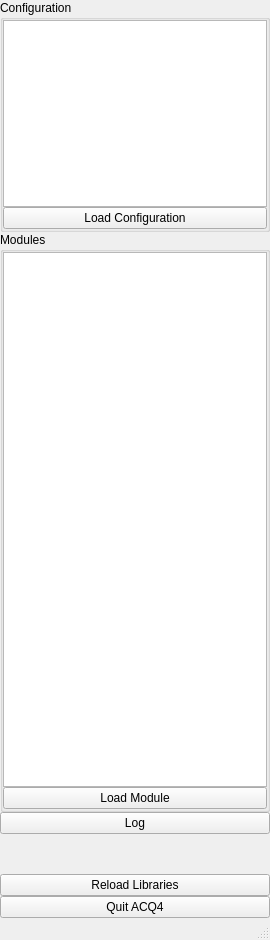
<?xml version="1.0" encoding="UTF-8"?>
<ui version="4.0">
 <class>MainWindow</class>
 <widget class="QMainWindow" name="MainWindow">
  <property name="geometry">
   <rect>
    <x>0</x>
    <y>0</y>
    <width>270</width>
    <height>940</height>
   </rect>
  </property>
  <property name="windowTitle">
   <string>ACQ4 Manager</string>
  </property>
  <property name="styleSheet">
   <string notr="true"/>
  </property>
  <property name="dockOptions">
   <set>QMainWindow::AllowNestedDocks|QMainWindow::AllowTabbedDocks|QMainWindow::AnimatedDocks</set>
  </property>
  <widget class="QWidget" name="centralwidget">
   <layout class="QVBoxLayout" name="verticalLayout_2">
    <property name="spacing">
     <number>0</number>
    </property>
    <property name="margin">
     <number>0</number>
    </property>
    <item>
     <layout class="QVBoxLayout" name="verticalLayout">
      <item>
       <widget class="QGroupBox" name="groupBox">
        <property name="sizePolicy">
         <sizepolicy hsizetype="Preferred" vsizetype="Preferred">
          <horstretch>0</horstretch>
          <verstretch>4</verstretch>
         </sizepolicy>
        </property>
        <property name="title">
         <string>Configuration</string>
        </property>
        <layout class="QVBoxLayout" name="verticalLayout_3">
         <property name="spacing">
          <number>0</number>
         </property>
         <property name="margin">
          <number>0</number>
         </property>
         <item>
          <widget class="QListWidget" name="configList"/>
         </item>
         <item>
          <widget class="QPushButton" name="loadConfigBtn">
           <property name="text">
            <string>Load Configuration</string>
           </property>
          </widget>
         </item>
        </layout>
       </widget>
      </item>
      <item>
       <widget class="QGroupBox" name="groupBox_2">
        <property name="sizePolicy">
         <sizepolicy hsizetype="Preferred" vsizetype="Expanding">
          <horstretch>0</horstretch>
          <verstretch>10</verstretch>
         </sizepolicy>
        </property>
        <property name="title">
         <string>Modules</string>
        </property>
        <layout class="QVBoxLayout" name="verticalLayout_4">
         <property name="spacing">
          <number>0</number>
         </property>
         <property name="margin">
          <number>0</number>
         </property>
         <item>
          <widget class="QTreeWidget" name="moduleList">
           <property name="sizePolicy">
            <sizepolicy hsizetype="Expanding" vsizetype="Expanding">
             <horstretch>0</horstretch>
             <verstretch>0</verstretch>
            </sizepolicy>
           </property>
           <property name="headerHidden">
            <bool>true</bool>
           </property>
           <column>
            <property name="text">
             <string notr="true">1</string>
            </property>
           </column>
          </widget>
         </item>
         <item>
          <widget class="QPushButton" name="loadModuleBtn">
           <property name="text">
            <string>Load Module</string>
           </property>
          </widget>
         </item>
        </layout>
       </widget>
      </item>
      <item>
       <widget class="LogButton" name="logBtn">
        <property name="text">
         <string>Log</string>
        </property>
       </widget>
      </item>
      <item>
       <spacer name="verticalSpacer">
        <property name="orientation">
         <enum>Qt::Vertical</enum>
        </property>
        <property name="sizeHint" stdset="0">
         <size>
          <width>20</width>
          <height>40</height>
         </size>
        </property>
       </spacer>
      </item>
      <item>
       <widget class="QPushButton" name="reloadModuleBtn">
        <property name="text">
         <string>Reload Libraries</string>
        </property>
       </widget>
      </item>
      <item>
       <widget class="QPushButton" name="quitBtn">
        <property name="text">
         <string>Quit ACQ4</string>
        </property>
       </widget>
      </item>
     </layout>
    </item>
   </layout>
  </widget>
  <widget class="QStatusBar" name="statusBar"/>
 </widget>
 <customwidgets>
  <customwidget>
   <class>LogButton</class>
   <extends>QPushButton</extends>
   <header>acq4.LogWindow</header>
  </customwidget>
 </customwidgets>
 <resources/>
 <connections/>
</ui>
